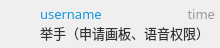
<?xml version="1.0" encoding="UTF-8"?>
<ui version="4.0">
 <class>TeacherRaiseHandItemWidget</class>
 <widget class="QWidget" name="TeacherRaiseHandItemWidget">
  <property name="geometry">
   <rect>
    <x>0</x>
    <y>0</y>
    <width>220</width>
    <height>48</height>
   </rect>
  </property>
  <property name="windowTitle">
   <string>Form</string>
  </property>
  <layout class="QGridLayout" name="gridLayout">
   <property name="leftMargin">
    <number>5</number>
   </property>
   <property name="topMargin">
    <number>5</number>
   </property>
   <property name="rightMargin">
    <number>5</number>
   </property>
   <property name="bottomMargin">
    <number>5</number>
   </property>
   <property name="horizontalSpacing">
    <number>5</number>
   </property>
   <property name="verticalSpacing">
    <number>0</number>
   </property>
   <item row="0" column="2">
    <widget class="QLabel" name="time_text">
     <property name="font">
      <font>
       <family>微软雅黑</family>
       <pointsize>10</pointsize>
      </font>
     </property>
     <property name="styleSheet">
      <string notr="true">color: #999999;
background: none;</string>
     </property>
     <property name="text">
      <string>time</string>
     </property>
     <property name="alignment">
      <set>Qt::AlignRight|Qt::AlignTrailing|Qt::AlignVCenter</set>
     </property>
    </widget>
   </item>
   <item row="1" column="1" colspan="2">
    <widget class="QLabel" name="content_text">
     <property name="font">
      <font>
       <family>微软雅黑</family>
       <pointsize>10</pointsize>
      </font>
     </property>
     <property name="styleSheet">
      <string notr="true">color: #333333;
background: none;</string>
     </property>
     <property name="text">
      <string>举手（申请画板、语音权限）</string>
     </property>
    </widget>
   </item>
   <item row="0" column="0" rowspan="2">
    <widget class="QFrame" name="frame">
     <property name="minimumSize">
      <size>
       <width>30</width>
       <height>0</height>
      </size>
     </property>
     <property name="maximumSize">
      <size>
       <width>30</width>
       <height>16777215</height>
      </size>
     </property>
     <property name="styleSheet">
      <string notr="true">QFrame {
	background: none;
	border: none;
}</string>
     </property>
     <property name="frameShape">
      <enum>QFrame::StyledPanel</enum>
     </property>
     <property name="frameShadow">
      <enum>QFrame::Raised</enum>
     </property>
     <layout class="QGridLayout" name="gridLayout_2">
      <property name="leftMargin">
       <number>0</number>
      </property>
      <property name="topMargin">
       <number>0</number>
      </property>
      <property name="rightMargin">
       <number>0</number>
      </property>
      <property name="bottomMargin">
       <number>0</number>
      </property>
      <property name="spacing">
       <number>0</number>
      </property>
      <item row="0" column="0">
       <widget class="QLabel" name="user_pic">
        <property name="minimumSize">
         <size>
          <width>30</width>
          <height>30</height>
         </size>
        </property>
        <property name="maximumSize">
         <size>
          <width>30</width>
          <height>30</height>
         </size>
        </property>
        <property name="styleSheet">
         <string notr="true">background: none;</string>
        </property>
        <property name="text">
         <string/>
        </property>
        <property name="pixmap">
         <pixmap resource="../../Status.qrc">:/pic/Resources/material/pic/student.png</pixmap>
        </property>
        <property name="scaledContents">
         <bool>true</bool>
        </property>
       </widget>
      </item>
     </layout>
    </widget>
   </item>
   <item row="0" column="1">
    <widget class="QLabel" name="username_text">
     <property name="font">
      <font>
       <family>微软雅黑</family>
       <pointsize>10</pointsize>
      </font>
     </property>
     <property name="styleSheet">
      <string notr="true">color: #1296db;
background: none;</string>
     </property>
     <property name="text">
      <string>username</string>
     </property>
    </widget>
   </item>
  </layout>
 </widget>
 <resources>
  <include location="../../Status.qrc"/>
 </resources>
 <connections/>
</ui>
